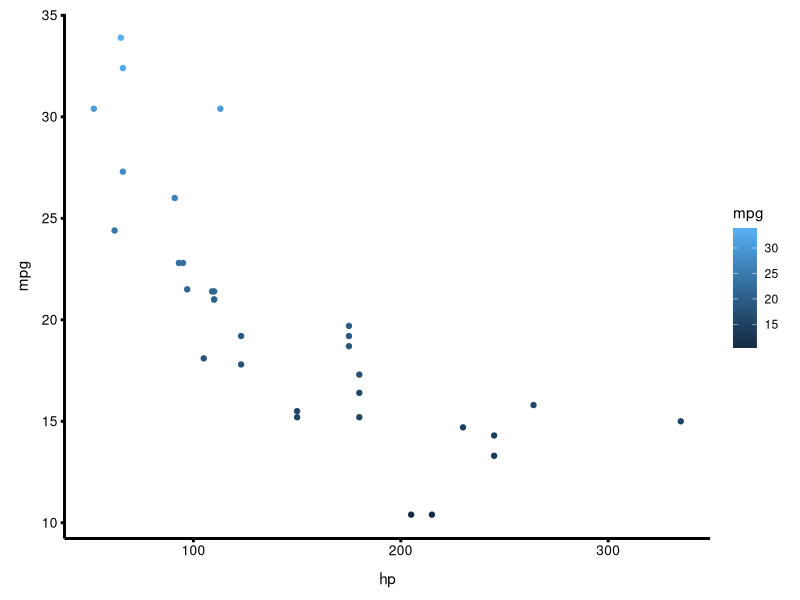
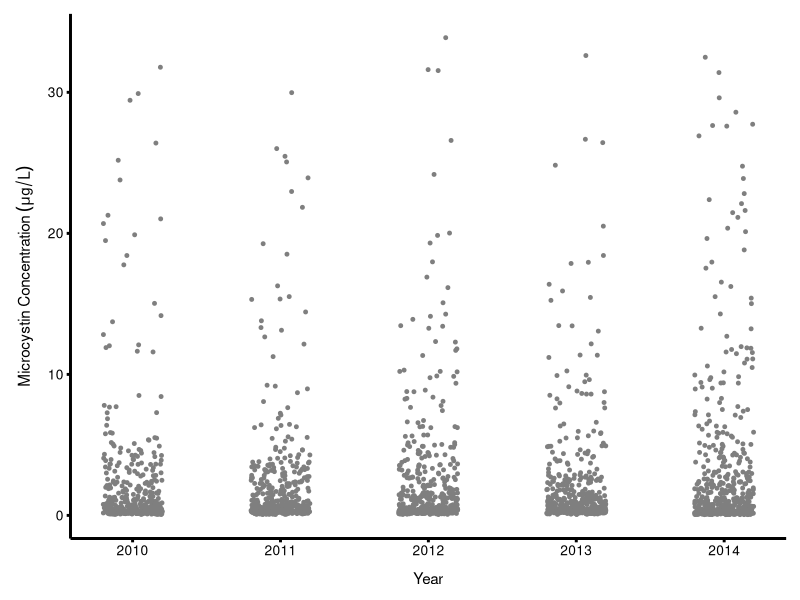
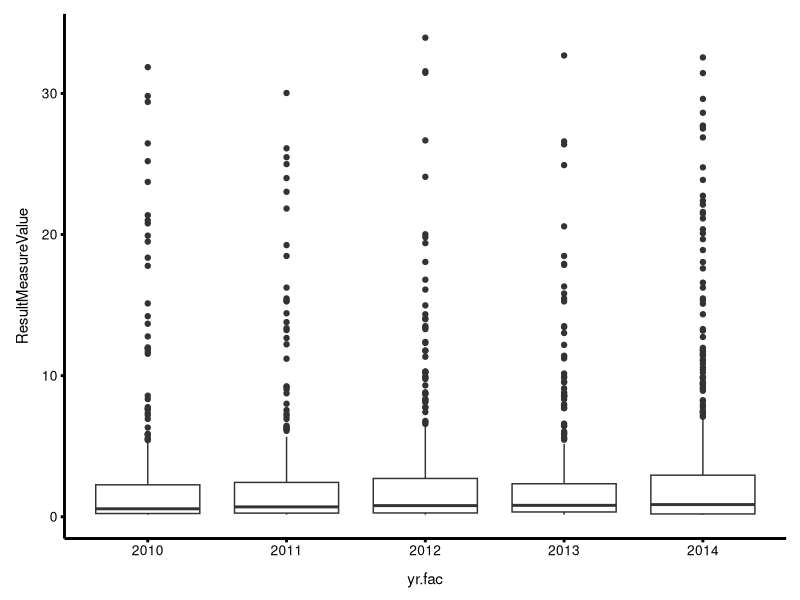
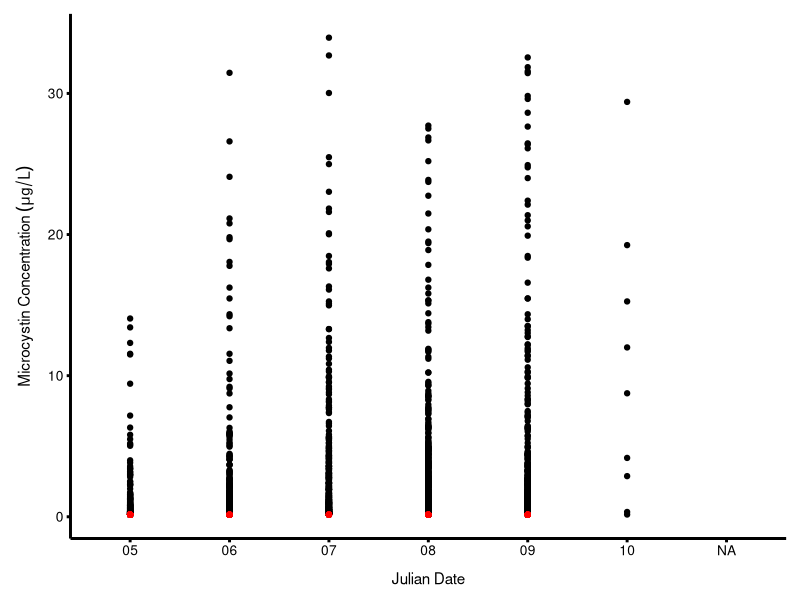
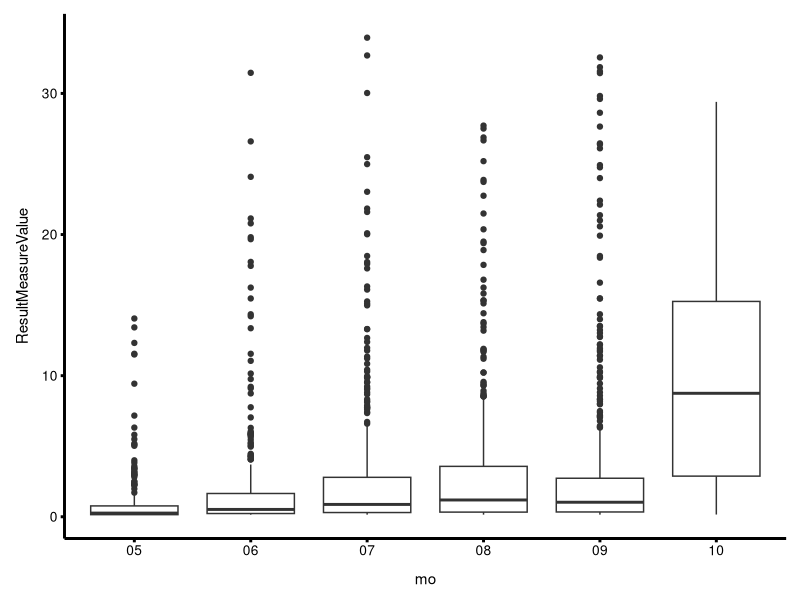
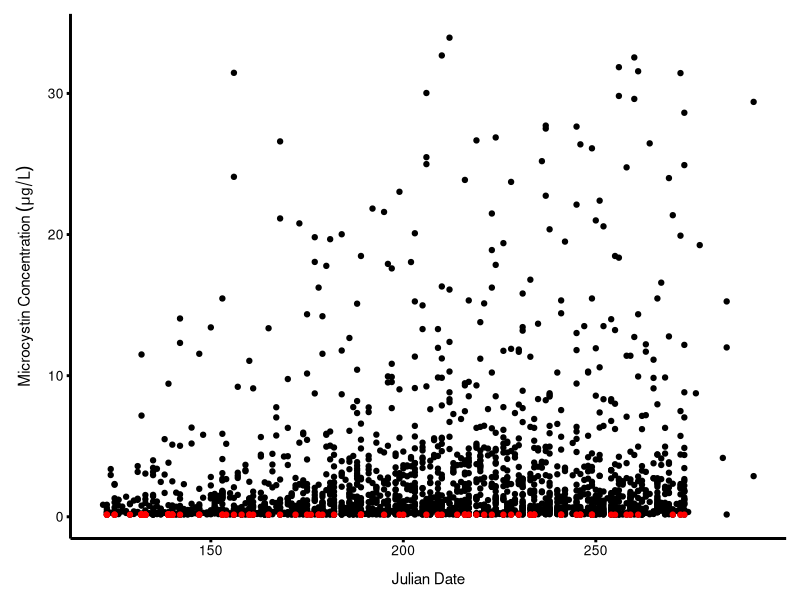
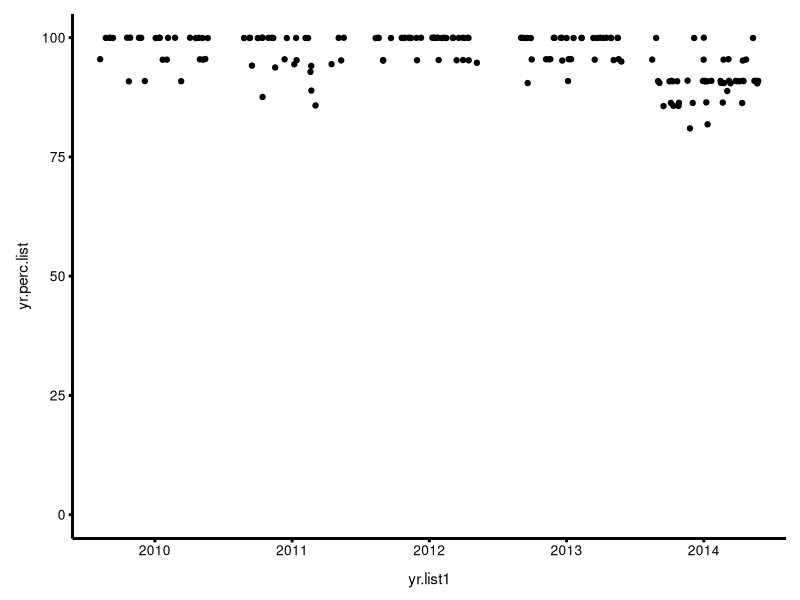

R code for these plots, in order: (Note: this script raises an error after producing the figures.)
setwd("C:/Users/meglarse/GitHub/wickham-thesis/")

# Install packages for the document

## install.packages("ggplot2")
require(ggplot2)

# Package options
knitr::opts_chunk$set(echo=FALSE, warning=FALSE, message=FALSE)

## ggplot theme and figure parameters
theme_std <- function (base_size = 11, base_family = "") {
  theme_grey(base_size = base_size, base_family = base_family) %+replace% 
    theme(axis.ticks = element_line(colour = "black", size = 1), 
          legend.key = element_rect(colour = "grey80"), 
          panel.background = element_rect(fill = "white", colour = NA), 
          panel.border = element_rect(fill = NA, colour = NA),
          axis.line = element_line(size = 1, colour = "black"),
          panel.grid.major = element_line(NA), 
          panel.grid.minor = element_line(NA), 
          strip.background = element_rect(fill = "grey80", colour = "grey50", size = 0.2),
          axis.text  = element_text(size=rel(0.9)),
          axis.title.x = element_text(margin = unit(c(3, 0, 0, 0), "mm"),size=rel(1)),
          axis.title.y = element_text(margin = unit(c(0, 3, 0, 0), "mm"),size=rel(1), angle = 90),
          strip.text = element_text(size = rel(1.15), colour = "black", face = "bold"),
          plot.margin=unit(c(10,10,10,10),"pt")
    )
}

theme_set(theme_std())

test.plot <- ggplot(mtcars, aes(x = hp , y = mpg, col = mpg)) +
  geom_point()
print(test.plot)

# Data Conversion ####
dat <- read.csv("./data/result.csv", header = TRUE)
str(dat)   # What do you notice?

# Do some data cleanup for this analysis
dat$ResultMeasureValue <- as.numeric(as.character(dat$ResultMeasureValue))

## Convert ActivityStartDate to a Juilan value to look at annual and decadal patterns
require(lubridate)
require(ggplot2)

dat$tmp <- as.Date(dat$ActivityStartDate, format = "%Y-%m-%d")  #
dat$yr <- as.numeric(format(dat$tmp,'%Y'))                      # 
dat$yr.fac <- as.factor(as.numeric(format(dat$tmp,'%Y')))       #
dat$mo <- as.factor(format(dat$tmp,'%m'))
dat$jul.dat <- yday(dat$tmp)                                    #
dat$wk <- week(dat$tmp)

dat <- dat[dat$ActivityMediaName != "Sediment",]

## Subset the microcystins data
bmp <- dat[dat$CharacteristicName == "Microcystin"& 
             dat$OrganizationIdentifier == "21NEB001_WQX",] 
head(bmp)

# Remove quality control samples
bmp <- bmp[-grep("Quality Control",bmp$ActivityTypeCode),]
unique(bmp$ActivityTypeCode)
dim(bmp)

# Check and onvert units if needed 
unique(bmp$DetectionQuantitationLimitMeasure.MeasureUnitCode)
## 1 ug/L = 1 ppb

# Check error codes
unique(bmp$ResultCommentText)
dim(bmp[bmp$ResultCommentText == "Sampled for, but analysis lost or not used for not meeting QC criteria. Accompanying value is not meaningful for analysis.",])
bmp <- bmp[bmp$ResultCommentText != "Sampled for, but analysis lost or not used for not meeting QC criteria. Accompanying value is not meaningful for analysis.",]

unique(bmp$ResultDetectionConditionText)
head(bmp[bmp$ResultDetectionConditionText == "Not Reported",])
head(bmp[bmp$ResultDetectionConditionText == "Below Reporting Limit",])

# change all not reported to 0
#bmp$ResultMeasureValue[bmp$ResultDetectionConditionText == "Not Reported"] <- 0
#bmp$ResultMeasureValue[bmp$ResultDetectionConditionText == "Below Reporting Limit"] <- 0


# detection limit is 0.15, change all values less than 0.15 to 0
#bmp$ResultMeasureValue[bmp$ResultMeasureValue <0.15] <- 0
bmp <- bmp[bmp$yr < 2016,]

## Let's Visualize our data ----
ggplot(bmp, aes(x = yr, y = ResultMeasureValue)) +
  geom_jitter(cex = 1, col = "grey50", width = 0.2, height = 0.1)  +
  stat_summary(fun.data = "mean_cl_boot", color = "black", size = 1) +
  #geom_point(data = bmp[bmp$ResultMeasureValue <=0.15,],aes(yr,ResultMeasureValue),color = "red") +
  ylab(expression(Microcystin ~ Concentration ~ (mu*g/L))) +
  xlab("Year") 

ggplot(bmp, aes(x = yr.fac, y = ResultMeasureValue)) +
  geom_boxplot()

ggplot(bmp, aes(x = mo, y = ResultMeasureValue)) +
  geom_point() +
  #geom_jitter(cex = 1, col = "grey50", width = 0.2, height = 0.1)  +
  #stat_summary(fun.data = "mean_cl_boot", color = "black", size = 1) +
  geom_point(data = bmp[bmp$ResultMeasureValue <=0.15,],aes(mo,ResultMeasureValue),color = "red") +
  ylab(expression(Microcystin ~ Concentration ~ (mu*g/L))) +
  xlab("Julian Date") 
ggplot(bmp, aes(x = mo, y = ResultMeasureValue)) +
  geom_boxplot()

ggplot(bmp, aes(x = jul.dat, y = ResultMeasureValue)) +
  geom_point() +
  #geom_jitter(cex = 1, col = "grey50", width = 0.2, height = 0.1)  +
  #stat_summary(fun.data = "mean_cl_boot", color = "black", size = 1) +
  geom_point(data = bmp[bmp$ResultMeasureValue <=0.15,],aes(jul.dat,ResultMeasureValue),color = "red") +
  ylab(expression(Microcystin ~ Concentration ~ (mu*g/L))) +
  xlab("Julian Date") 


# Let's do some calculations for FREQUENCY ####
## Notes for Megan: Is it more appropropriate to calculate data in graphic with all data rather than by %Detected/lake/season?

## Detectable Microcystins ----
#Q: What percentage of samples had detectable microcystins (> 0.15 $\mu$/L for ELISA? What percentage of samples had total microcystin concentrations exceeding the WHO limit?
## What percentage of samples have detectable microcystins
#For each location > for each year > for each month within a year

loc.list1 <- c()
loc.list2 <-c()
yr.list1 <- c() 
yr.list2 <- c() 
mo.list <- c() 
yr.perc.list <- c() 
mo.perc.list <- c()
yr.above.list <-c()
yr.total.list <-c()
mo.above.list <-c()
mo.total.list <-c()

for(i in unique(bmp$MonitoringLocationIdentifier)){
  tmp <- bmp[bmp$MonitoringLocationIdentifier == i,]
  
  
  for(j in unique(tmp$yr.fac)){
    yr.above <- dim(tmp[tmp$yr.fac == j & tmp$ResultMeasureValue > 0.15,])[1]
    yr.total <- dim(tmp[tmp$yr.fac == j,])[1]
    yr.perc <- round((yr.above/yr.total)*100, digits = 2)
    
    
    yr.above.list <- append(yr.above.list, yr.above)
    yr.total.list <- append(yr.total.list, yr.total)
    
    yr.list1 <- append(yr.list1, rep(j,length(yr.perc)))
    yr.perc.list <- append(yr.perc.list, yr.perc)
    loc.list1 <- append(loc.list1, rep(i, length(yr.perc)))
    
    for(k in unique(tmp$mo)){
      tmp2 <- tmp[tmp$mo == k & tmp$yr.fac == j,]
      mo.above <- dim(tmp2[tmp2$ResultMeasureValue > 0.15,])[1]
      mo.total <- dim(tmp2)[1]
      mo.perc <- round((mo.above/mo.total)*100, digits = 2)
      
      mo.above.list <- append(mo.above.list, mo.above)
      mo.total.list <- append(mo.total.list, mo.total)
      
      yr.list2 <- append(yr.list2, rep(j, length(mo.perc)))
      mo.list <- append(mo.list, rep(k, length(mo.perc)))
      mo.perc.list <- append(mo.perc.list, mo.perc)
      loc.list2 <- append(loc.list2, rep(i, length(mo.perc)))
    }
  }
}

yr.perc <- data.frame(loc.list1, yr.list1, yr.above.list, yr.total.list,yr.perc.list)
mo.perc <- data.frame(loc.list2, yr.list2, mo.list, 
                      mo.above.list, mo.total.list,mo.perc.list)

# information summary 
yr.ag1 <- aggregate(yr.above.list ~ loc.list1, data = yr.perc, sum)
yr.ag2 <- aggregate(yr.total.list ~ loc.list1, data = yr.perc, sum)

ggplot(yr.perc, aes(yr.list1,yr.perc.list))+geom_jitter()+ylim(0,100)

## Above NE limit ----
#For each location > for each year > for each month within a year

loc.list1 <- c()
loc.list2 <-c()
yr.list1 <- c() 
yr.list2 <- c() 
mo.list <- c() 
yr.perc.list <- c() 
mo.perc.list <- c()
yr.above.list <-c()
yr.total.list <-c()
mo.above.list <-c()
mo.total.list <-c()

for(i in unique(bmp$MonitoringLocationIdentifier)){
  tmp <- bmp[bmp$MonitoringLocationIdentifier == i,]
  
  
  for(j in unique(tmp$yr.fac)){
    yr.above <- dim(tmp[tmp$yr.fac == j & tmp$ResultMeasureValue >= 20,])[1]
    yr.total <- dim(tmp[tmp$yr.fac == j,])[1]
    yr.percent <- round((yr.above/yr.total)*100, digits = 2)
    
    
    yr.above.list <- append(yr.above.list, yr.above)
    yr.total.list <- append(yr.total.list, yr.total)
    
    yr.list1 <- append(yr.list1, rep(j,length(yr.percent)))
    yr.perc.list <- append(yr.perc.list, yr.percent)
    loc.list1 <- append(loc.list1, rep(i, length(yr.percent)))
    
    for(k in unique(tmp$mo)){
      tmp2 <- tmp[tmp$mo == k & tmp$yr.fac == j,]
      mo.above <- dim(tmp2[tmp2$ResultMeasureValue >= 20,])[1]
      mo.total <- dim(tmp2)[1]
      mo.percent <- round((mo.above/mo.total)*100, digits = 2)
      
      mo.above.list <- append(mo.above.list, mo.above)
      mo.total.list <- append(mo.total.list, mo.total)
      
      yr.list2 <- append(yr.list2, rep(j, length(mo.percent)))
      mo.list <- append(mo.list, rep(k, length(mo.percent)))
      mo.perc.list <- append(mo.perc.list, mo.percent)
      loc.list2 <- append(loc.list2, rep(i, length(mo.percent)))
    }
  }
}

yr.perc2 <- data.frame(loc.list1, yr.list1, 
                       yr.above.list, yr.total.list,
                       yr.perc.list)
mo.perc2 <- data.frame(loc.list2, yr.list2, mo.list, 
                       mo.above.list, mo.total.list,
                       mo.perc.list)

ggplot(yr.perc2, aes(yr.list1,yr.perc.list))+geom_jitter()+ylim(0,100)+stat_summary("mean_se")

yr.perc2.ag1 <- aggregate(yr.above.list ~ loc.list1, data = yr.perc2, sum)
yr.perc2.ag2 <- aggregate(yr.total.list ~ loc.list1, data = yr.perc2, sum)

# Merge data and visualize ####
# Merge data frames for detected and above limit

dat2 <- merge(yr.perc,yr.perc2, by = c("loc.list1","yr.list1"))
dat2 <- dat2[,c(1,2,5,8)]
colnames(dat2) <- c("MonitoringLocationIdentifier", "Year", "DetMic", "WHOMic")

dat3 <- dat2 %>%
  group_by(Year) %>%
  summarize(MeanDetMic = mean(DetMic),
            MeanWHOMic = mean(WHOMic))

p = ggplot(data = dat3, aes(Year, MeanDetMic)) +
  scale_x_discrete(breaks = c(2010,2011,2012,2013,2014)) + 
  geom_bar(stat = "identity") +
  geom_bar(data = dat3, aes(Year,MeanWHOMic), 
           stat = "identity", col = "white",fill = "red") +
  #facet_wrap(~MonitoringLocationIdentifier, ncol = 2) +
  ylab("Percent Detected") +
  theme(strip.text = element_text(size = rel(1.15), colour = "black"))
print(p)

